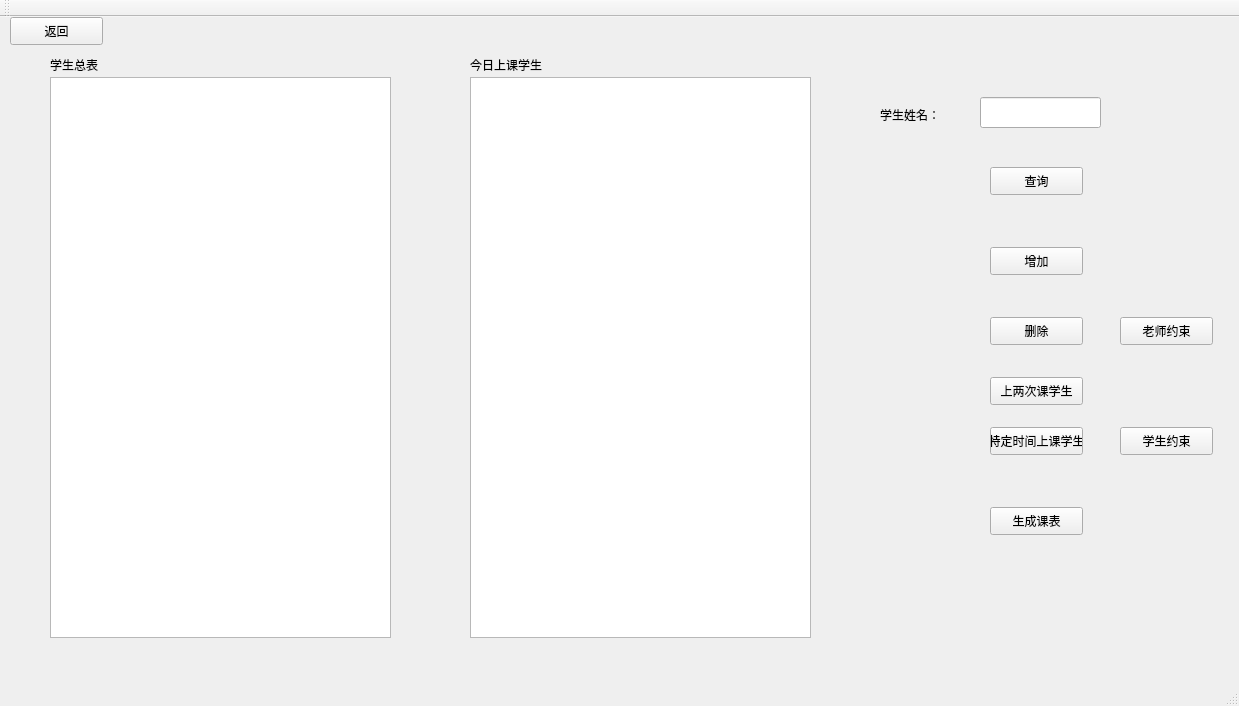
<?xml version="1.0" encoding="UTF-8"?>
<ui version="4.0">
 <class>MainWindow</class>
 <widget class="QMainWindow" name="MainWindow">
  <property name="geometry">
   <rect>
    <x>0</x>
    <y>0</y>
    <width>1239</width>
    <height>706</height>
   </rect>
  </property>
  <property name="windowTitle">
   <string>MainWindow</string>
  </property>
  <widget class="QWidget" name="centralWidget">
   <widget class="QTableView" name="tableView">
    <property name="geometry">
     <rect>
      <x>50</x>
      <y>60</y>
      <width>341</width>
      <height>561</height>
     </rect>
    </property>
   </widget>
   <widget class="QTableView" name="tableView_2">
    <property name="geometry">
     <rect>
      <x>470</x>
      <y>60</y>
      <width>341</width>
      <height>561</height>
     </rect>
    </property>
   </widget>
   <widget class="QPushButton" name="pushButton">
    <property name="geometry">
     <rect>
      <x>990</x>
      <y>230</y>
      <width>93</width>
      <height>28</height>
     </rect>
    </property>
    <property name="text">
     <string>增加</string>
    </property>
   </widget>
   <widget class="QPushButton" name="pushButton_2">
    <property name="geometry">
     <rect>
      <x>990</x>
      <y>300</y>
      <width>93</width>
      <height>28</height>
     </rect>
    </property>
    <property name="text">
     <string>删除</string>
    </property>
   </widget>
   <widget class="QPushButton" name="pushButton_3">
    <property name="geometry">
     <rect>
      <x>990</x>
      <y>150</y>
      <width>93</width>
      <height>28</height>
     </rect>
    </property>
    <property name="text">
     <string>查询</string>
    </property>
   </widget>
   <widget class="QLineEdit" name="lineEdit">
    <property name="geometry">
     <rect>
      <x>980</x>
      <y>80</y>
      <width>121</width>
      <height>31</height>
     </rect>
    </property>
   </widget>
   <widget class="QLabel" name="label">
    <property name="geometry">
     <rect>
      <x>880</x>
      <y>90</y>
      <width>72</width>
      <height>15</height>
     </rect>
    </property>
    <property name="text">
     <string>学生姓名：</string>
    </property>
   </widget>
   <widget class="QPushButton" name="pushButton_4">
    <property name="geometry">
     <rect>
      <x>990</x>
      <y>490</y>
      <width>93</width>
      <height>28</height>
     </rect>
    </property>
    <property name="text">
     <string>生成课表</string>
    </property>
   </widget>
   <widget class="QLabel" name="label_2">
    <property name="geometry">
     <rect>
      <x>50</x>
      <y>40</y>
      <width>72</width>
      <height>15</height>
     </rect>
    </property>
    <property name="text">
     <string>学生总表</string>
    </property>
   </widget>
   <widget class="QLabel" name="label_3">
    <property name="geometry">
     <rect>
      <x>470</x>
      <y>40</y>
      <width>111</width>
      <height>16</height>
     </rect>
    </property>
    <property name="text">
     <string>今日上课学生</string>
    </property>
   </widget>
   <widget class="QPushButton" name="pushButton_5">
    <property name="geometry">
     <rect>
      <x>990</x>
      <y>360</y>
      <width>93</width>
      <height>28</height>
     </rect>
    </property>
    <property name="text">
     <string>上两次课学生</string>
    </property>
   </widget>
   <widget class="QPushButton" name="pushButton_6">
    <property name="geometry">
     <rect>
      <x>990</x>
      <y>410</y>
      <width>93</width>
      <height>28</height>
     </rect>
    </property>
    <property name="text">
     <string>特定时间上课学生</string>
    </property>
   </widget>
   <widget class="QPushButton" name="pushButton_7">
    <property name="geometry">
     <rect>
      <x>10</x>
      <y>0</y>
      <width>93</width>
      <height>28</height>
     </rect>
    </property>
    <property name="text">
     <string>返回</string>
    </property>
   </widget>
   <widget class="QPushButton" name="pushButton_8">
    <property name="geometry">
     <rect>
      <x>1120</x>
      <y>300</y>
      <width>93</width>
      <height>28</height>
     </rect>
    </property>
    <property name="text">
     <string>老师约束</string>
    </property>
   </widget>
   <widget class="QPushButton" name="pushButton_9">
    <property name="geometry">
     <rect>
      <x>1120</x>
      <y>410</y>
      <width>93</width>
      <height>28</height>
     </rect>
    </property>
    <property name="text">
     <string>学生约束</string>
    </property>
   </widget>
  </widget>
  <widget class="QMenuBar" name="menuBar">
   <property name="geometry">
    <rect>
     <x>0</x>
     <y>0</y>
     <width>1239</width>
     <height>26</height>
    </rect>
   </property>
  </widget>
  <widget class="QToolBar" name="mainToolBar">
   <attribute name="toolBarArea">
    <enum>TopToolBarArea</enum>
   </attribute>
   <attribute name="toolBarBreak">
    <bool>false</bool>
   </attribute>
  </widget>
  <widget class="QStatusBar" name="statusBar"/>
 </widget>
 <layoutdefault spacing="6" margin="11"/>
 <resources/>
 <connections/>
</ui>
